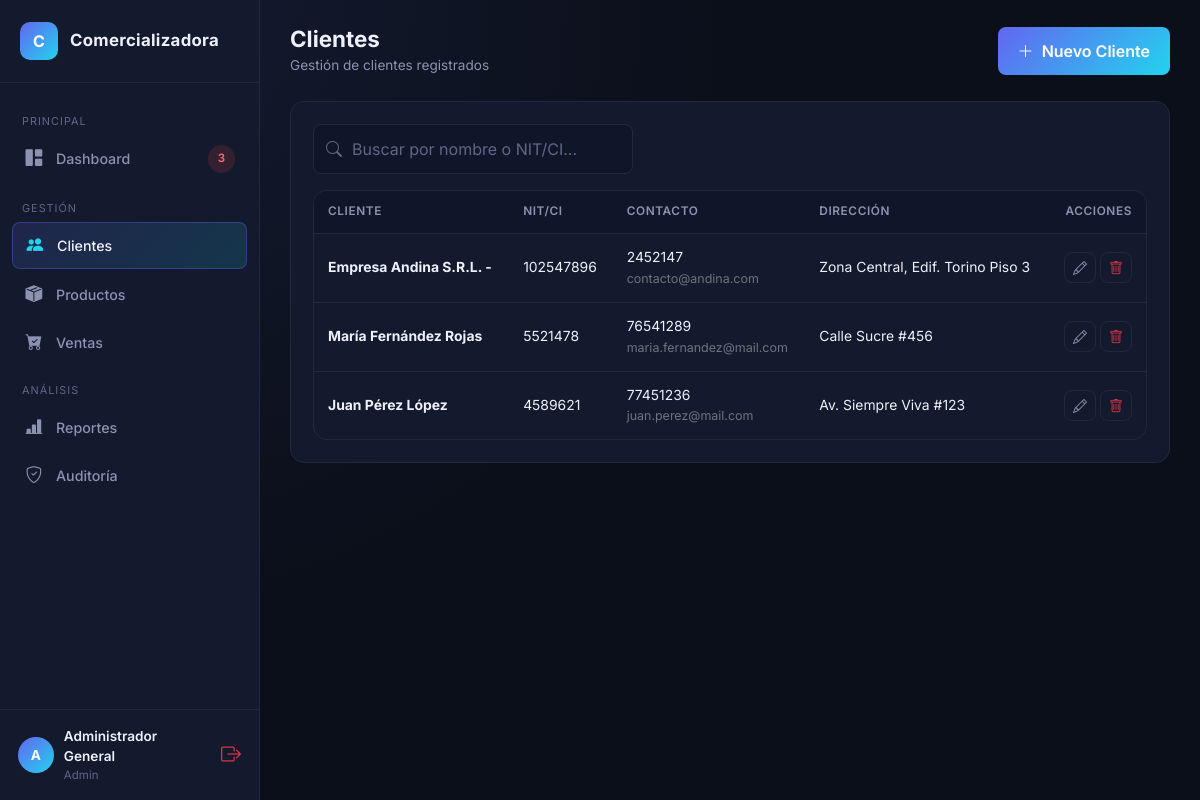
Screenshot of /clientes (signed in) with the database file from the repository.
### tables this page shows
CREATE TABLE clientes (
    id INT AUTO_INCREMENT PRIMARY KEY,
    nombre VARCHAR(100) NOT NULL,
    apellido VARCHAR(100) NOT NULL,
    nit_ci VARCHAR(30) NULL,
    email VARCHAR(120) NULL,
    telefono VARCHAR(30) NULL,
    direccion VARCHAR(200) NULL,
    estado TINYINT(1) NOT NULL DEFAULT 1,
    created_at DATETIME DEFAULT CURRENT_TIMESTAMP
);

### app/controllers/ClientesController.php (called while the page is built, shortened)
<?php
class ClientesController extends Controller
{
    public function index()
    {
        $clienteModel = $this->model('Cliente');
        $busqueda = trim($_GET['q'] ?? '');
        $clientes = $clienteModel->all($busqueda);
        $this->view('clientes/index', ['clientes' => $clientes, 'busqueda' => $busqueda]);
    }
}

### app/core/App.php (called while the page is built, shortened)
<?php
class App
{
    protected $method = 'index';
    public function __construct()
    {
        $url = $this->parseUrl();
        if (isset($url[0]) && $url[0] !== '') {
            $controllerName = ucfirst(strtolower($url[0])) . 'Controller';
            if (file_exists(APP_PATH . '/controllers/' . $controllerName . '.php')) {
                unset($url[0]);
            } else {
                $this->controller = 'ErrorController';
            }
        }
        $this->controller = new $this->controller();
        $this->params = $url ? array_values($url) : [];
        call_user_func_array([$this->controller, $this->method], $this->params);
    }
    private function parseUrl(): array
    {
        if (isset($_GET['url'])) {
            $url = trim($_GET['url'], '/');
            $url = preg_replace('/[^a-zA-Z0-9\/_\-]/', '', $url);
            return $url === '' ? [] : explode('/', $url);
        }
        return [];
    }
}

### index.php (called while the page is built, shortened)
<?php
require_once APP_PATH . '/config/Database.php';
require_once APP_PATH . '/core/Model.php';
require_once APP_PATH . '/core/Controller.php';
require_once APP_PATH . '/core/App.php';
$app = new App();

### app/config/Database.php (called while the page is built)
<?php
class Database
{
    private static $host   = 'localhost';
    private static $dbname = 'comercializadora';
    private static $user   = 'root';
    private static $pass   = '';
    private static ?PDO $connection = null;
    public static function getConnection(): PDO
    {
        if (self::$connection === null) {
            try {
                $dsn = 'mysql:host=' . self::$host . ';dbname=' . self::$dbname . ';charset=utf8mb4';
                self::$connection = new PDO($dsn, self::$user, self::$pass, [
                    PDO::ATTR_ERRMODE            => PDO::ERRMODE_EXCEPTION,
                    PDO::ATTR_DEFAULT_FETCH_MODE  => PDO::FETCH_ASSOC,
                    PDO::ATTR_EMULATE_PREPARES    => false,
                ]);
            } catch (PDOException $e) {
                die('Error de conexión a la base de datos: ' . $e->getMessage());
            }
        }
        return self::$connection;
    }
}

### app/core/Model.php (called while the page is built, shortened)
<?php
class Model
{
    public function __construct()
    {
        $this->db = Database::getConnection();
    }
}

### app/models/Cliente.php (called while the page is built, shortened)
<?php
class Cliente extends Model
{
    public function all(string $busqueda = '')
    {
        if ($busqueda !== '') {
            $stmt = $this->db->prepare("SELECT * FROM clientes WHERE estado = 1 AND (nombre LIKE ? OR apellido LIKE ? OR nit_ci LIKE ?) ORDER BY id DESC");
            $like = "%$busqueda%";
            $stmt->execute([$like, $like, $like]);
        } else {
            $stmt = $this->db->query("SELECT * FROM clientes WHERE estado = 1 ORDER BY id DESC");
        }
        return $stmt->fetchAll();
    }
}

### app/views/clientes/index.php (the view)
<div class="topbar">
    <div>
        <h2>Clientes</h2>
        <div class="breadcrumb-sub">Gestión de clientes registrados</div>
    </div>
    <a href="<?= BASE_URL ?>/clientes/create" class="btn btn-gradient"><i class="bi bi-plus-lg me-1"></i> Nuevo Cliente</a>
</div>
<div class="card-panel">
    <form method="GET" class="search-box mb-3">
        <i class="bi bi-search"></i>
        <input type="text" name="q" class="form-control form-control-dark" placeholder="Buscar por nombre o NIT/CI..." value="<?= htmlspecialchars($busqueda) ?>">
    </form>
    <div class="table-responsive-wrap">
        <table class="table-dark-custom mb-0">
            <thead>
                <tr>
                    <th>Cliente</th><th>NIT/CI</th><th>Contacto</th><th>Dirección</th><th class="text-end">Acciones</th>
                </tr>
            </thead>
            <tbody>
            <?php if (empty($clientes)): ?>
                <tr><td colspan="5"><div class="empty-state"><i class="bi bi-people"></i>No se encontraron clientes.</div></td></tr>
            <?php else: foreach ($clientes as $c): ?>
                <tr>
                    <td><strong><?= htmlspecialchars($c['nombre'] . ' ' . $c['apellido']) ?></strong></td>
                    <td><?= htmlspecialchars($c['nit_ci'] ?: '—') ?></td>
                    <td>
                        <?= htmlspecialchars($c['telefono'] ?: '—') ?><br>
                        <span class="text-secondary" style="font-size:.78rem;"><?= htmlspecialchars($c['email'] ?: '') ?></span>
                    </td>
                    <td><?= htmlspecialchars($c['direccion'] ?: '—') ?></td>
                    <td class="text-end">
                        <a href="<?= BASE_URL ?>/clientes/edit/<?= $c['id'] ?>" class="btn btn-sm btn-outline-soft"><i class="bi bi-pencil"></i></a>
                        <form id="del-<?= $c['id'] ?>" action="<?= BASE_URL ?>/clientes/eliminar/<?= $c['id'] ?>" method="POST" class="d-inline">
                            <button type="button" onclick="confirmarEliminacion('del-<?= $c['id'] ?>','¿Eliminar a <?= htmlspecialchars($c['nombre']) ?>?')" class="btn btn-sm btn-outline-soft text-danger"><i class="bi bi-trash"></i></button>
                        </form>
                    </td>
                </tr>
            <?php endforeach; endif; ?>
            </tbody>
        </table>
    </div>
</div>

### public/css/style.css (style rules this page uses)
:root { --bg-primary: #0b0f1a; --bg-secondary: #10162a; --bg-card: #131a2e; --bg-card-hover: #171f38; --border-color: #22293f; --text-primary: #eef1fb; --text-secondary: #8b93b0; --text-muted: #5f6785; --accent-primary: #6366f1; --accent-secondary: #22d3ee; --accent-gradient: linear-gradient(135deg, #6366f1 0%, #22d3ee 100%); --accent-gradient-soft: linear-gradient(135deg, rgba(99,102,241,.15) 0%, rgba(34,211,238,.15) 100%); --success: #22c55e; --warning: #f59e0b; --danger: #ef4444; --info: #38bdf8; --radius: 14px; --radius-sm: 8px; --shadow-soft: 0 10px 30px rgba(0,0,0,.35); --sidebar-width: 260px; }
* { box-sizing: border-box; }
body { background: radial-gradient(circle at 10% 0%, #141b30 0%, var(--bg-primary) 45%) fixed; color: var(--text-primary); font-family: 'Inter', 'Segoe UI', sans-serif; min-height: 100vh; }
a { text-decoration: none; }
.form-control-dark { background: var(--bg-secondary) !important; border: 1px solid var(--border-color) !important; color: var(--text-primary) !important; border-radius: var(--radius-sm) !important; padding: 12px 14px !important; }
.form-control-dark::placeholder { color: var(--text-muted); }
.btn-gradient { background: var(--accent-gradient); border: none; color: #fff; font-weight: 600; border-radius: var(--radius-sm); padding: 12px 20px; transition: transform .15s ease, box-shadow .15s ease; }
.topbar { display: flex; align-items: center; justify-content: space-between; margin-bottom: 26px; flex-wrap: wrap; gap: 12px; }
.topbar h2 { font-weight: 700; font-size: 1.4rem; margin: 0; }
.topbar .breadcrumb-sub { color: var(--text-secondary); font-size: .85rem; margin-top: 2px; }
.card-panel { background: var(--bg-card); border: 1px solid var(--border-color); border-radius: var(--radius); padding: 22px; }
.table-dark-custom { width: 100%; border-collapse: separate; border-spacing: 0; }
.table-dark-custom thead th { background: var(--bg-secondary); color: var(--text-secondary); font-size: .74rem; text-transform: uppercase; letter-spacing: .6px; font-weight: 600; padding: 12px 14px; border-bottom: 1px solid var(--border-color); white-space: nowrap; }
.table-dark-custom tbody td { padding: 13px 14px; border-bottom: 1px solid var(--border-color); font-size: .87rem; color: var(--text-primary); vertical-align: middle; }
.table-dark-custom tbody tr:last-child td { border-bottom: none; }
.table-responsive-wrap { overflow-x: auto; border-radius: var(--radius); border: 1px solid var(--border-color); }
.btn-outline-soft { border: 1px solid var(--border-color); color: var(--text-secondary); border-radius: var(--radius-sm); background: transparent; }
.search-box { position: relative; max-width: 320px; }
.search-box input { padding-left: 38px !important; }
.search-box i { position: absolute; left: 13px; top: 50%; transform: translateY(-50%); color: var(--text-muted); }

### rows the page displays
clientes: nombre+apellido "Empresa Andina S.R.L. -", nit_ci "102547896", telefono "2452147", email "contacto@andina.com", direccion "Zona Central, Edif. Torino Piso 3"
clientes: nombre+apellido "María Fernández Rojas", nit_ci "5521478", telefono "76541289", email "maria.fernandez@mail.com", direccion "Calle Sucre #456"
clientes: nombre+apellido "Juan Pérez López", nit_ci "4589621", telefono "77451236", email "juan.perez@mail.com", direccion "Av. Siempre Viva #123"

### other values shown
count($__stockBajoHeader) "3"
substr($_SESSION['usuario_nombre'] ?? 'U', 0, 1) "A"
$_SESSION['usuario_nombre'] "Administrador General"
$_SESSION['usuario_rol'] "Admin"
